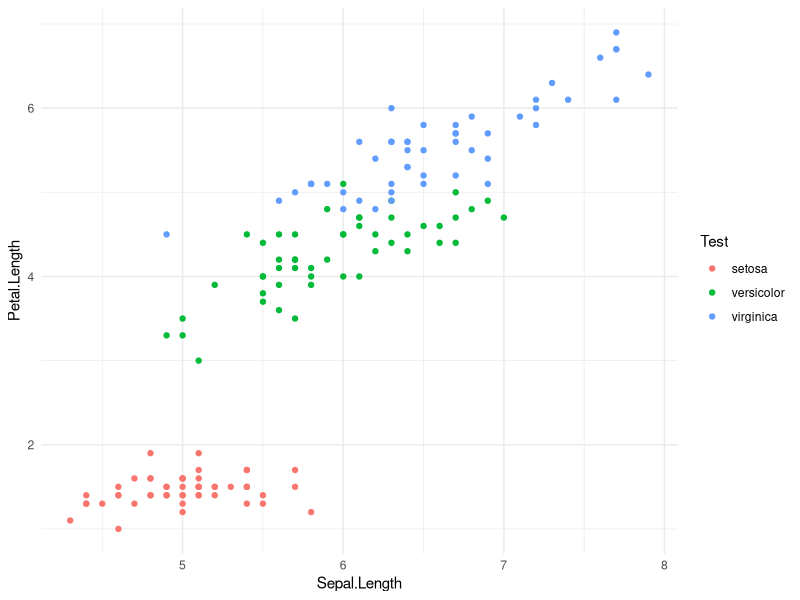
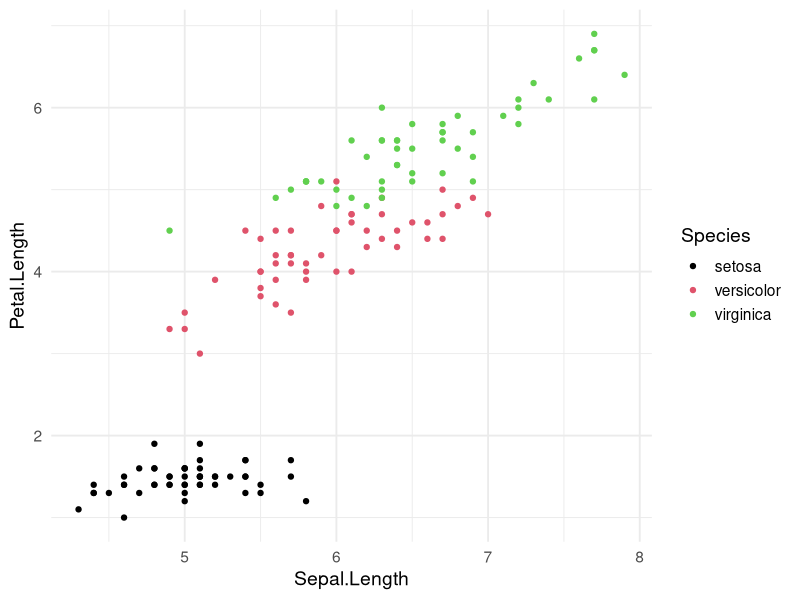

These charts were generated, in order, by the following R code:
## The sandbox
library(ggplot2)

# Create a plot
p <- ggplot(data = iris, aes(x = Sepal.Length, y = Petal.Length, color = Species)) + 
  geom_point() +
  scale_color_discrete(name = "Test") +
  theme_minimal()
p



theme_neyhart <- function(base_size = 12) {
  scale_color_manual(values = palette()) +
    theme_minimal(base_size = base_size)
}


p +   scale_color_manual(values = palette()) +
  theme_minimal(base_size = 14)
